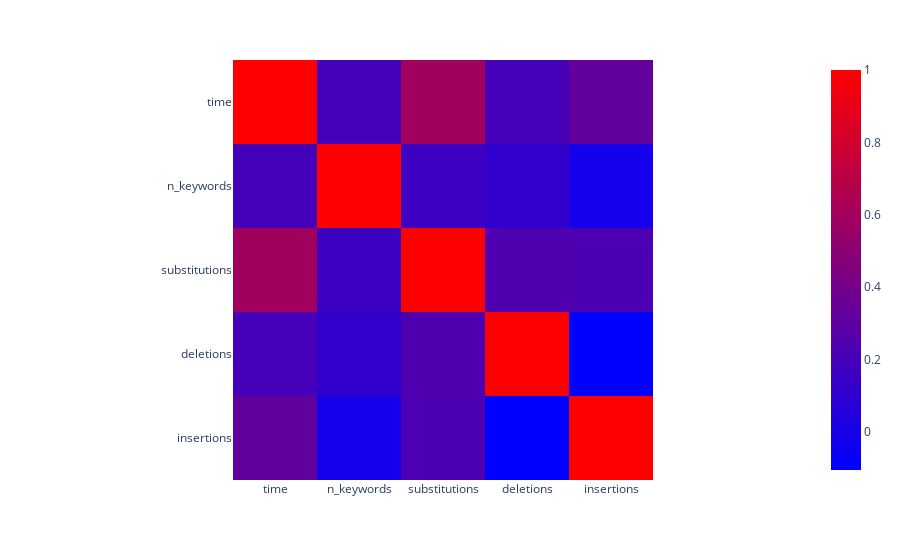

Notebook code for this chart:
### Code cell
px.imshow(
    df_res[
        [
            # "wer",
            "time",
            "n_keywords",
            "substitutions",
            "deletions",
            "insertions",
        ]
    ].corr(),
    color_continuous_scale="bluered",
)

### Figure 1 — Plotly figure (JSON) as saved in the notebook; plotly's stock layout.template omitted (floating-point values rounded to 4 significant figures)
{"data": [{"coloraxis": "coloraxis", "hovertemplate": "x: %{x}<br>y: %{y}<br>color: %{z}<extra></extra>", "name": "0", "type": "heatmap", "x": ["time", "n_keywords", "substitutions", "deletions", "insertions"], "xaxis": "x", "y": ["time", "n_keywords", "substitutions", "deletions", "insertions"], "yaxis": "y", "z": [[1, 0.1925, 0.5935, 0.1974, 0.3205], [0.1925, 1, 0.1603, 0.1119, -0.01648], [0.5935, 0.1603, 1, 0.2348, 0.2289], [0.1974, 0.1119, 0.2348, 1, -0.105], [0.3205, -0.01648, 0.2289, -0.105, 1]]}], "layout": {"coloraxis": {"colorscale": [[0, "rgb(0,0,255)"], [1, "rgb(255,0,0)"]]}, "margin": {"t": 60}, "xaxis": {"anchor": "y", "constrain": "domain", "domain": [0, 1], "scaleanchor": "y"}, "yaxis": {"anchor": "x", "autorange": "reversed", "constrain": "domain", "domain": [0, 1]}}}
